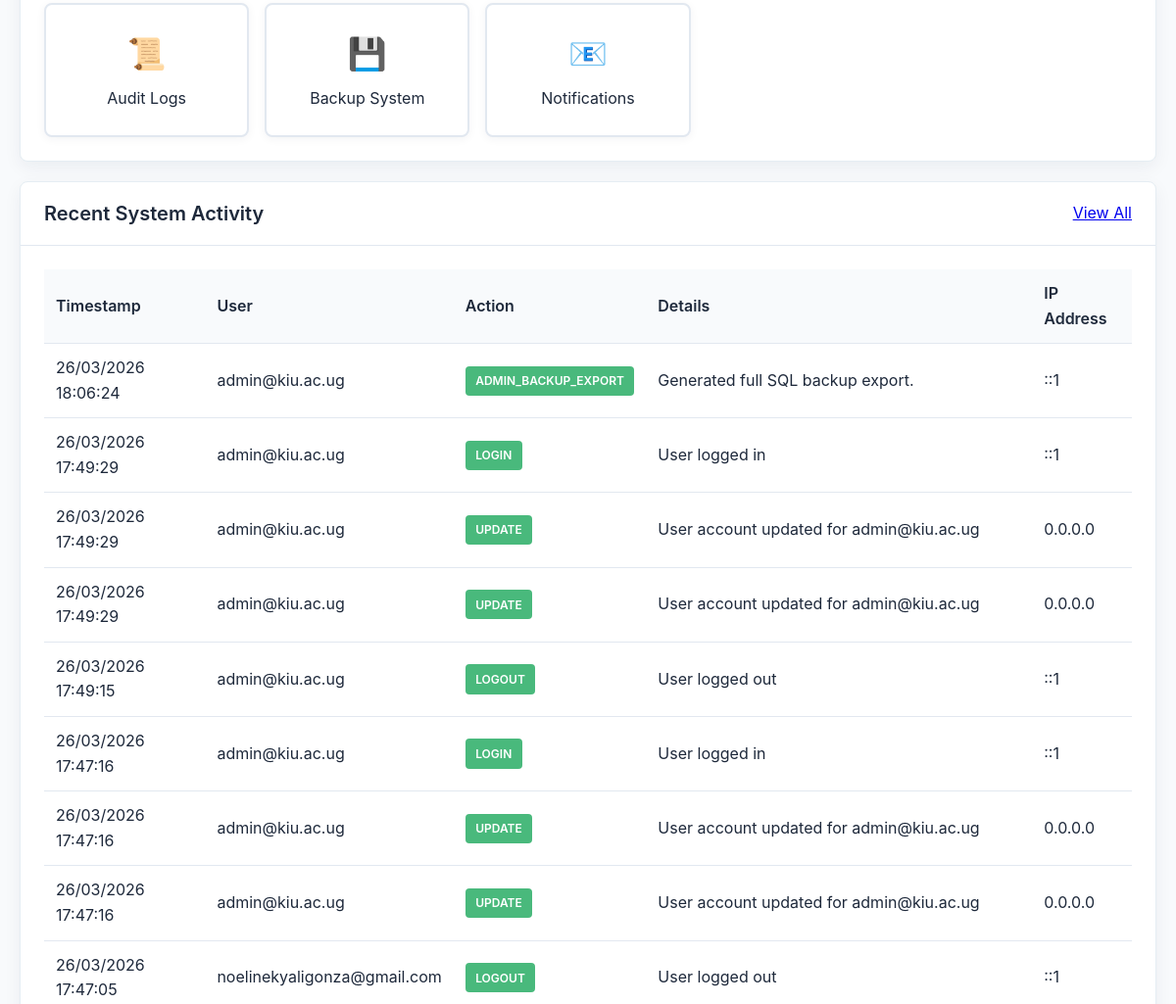
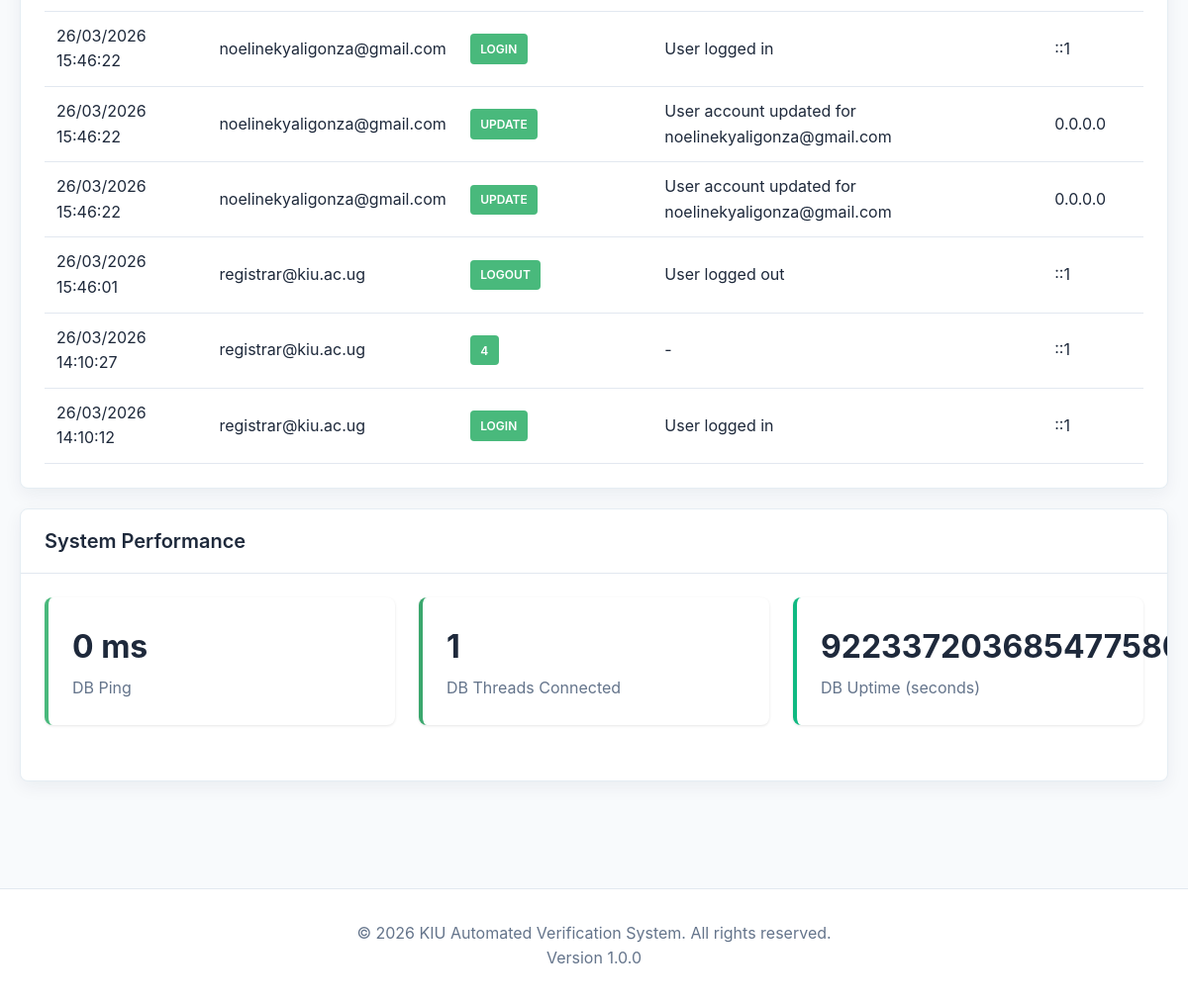
The page /modules/admin/dashboard.php (signed in, lower part) on the database as committed earlier (2 pictures, top to bottom).
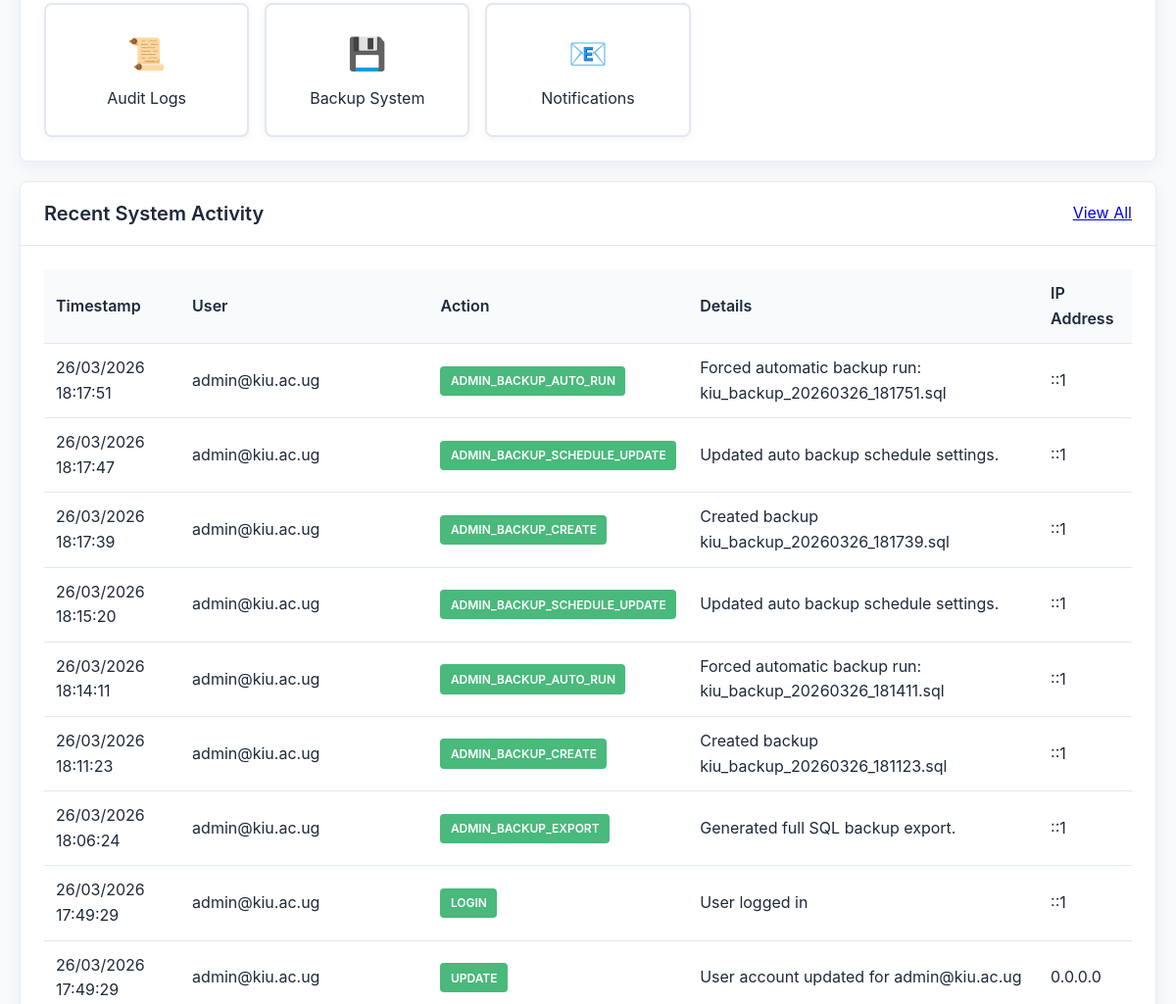
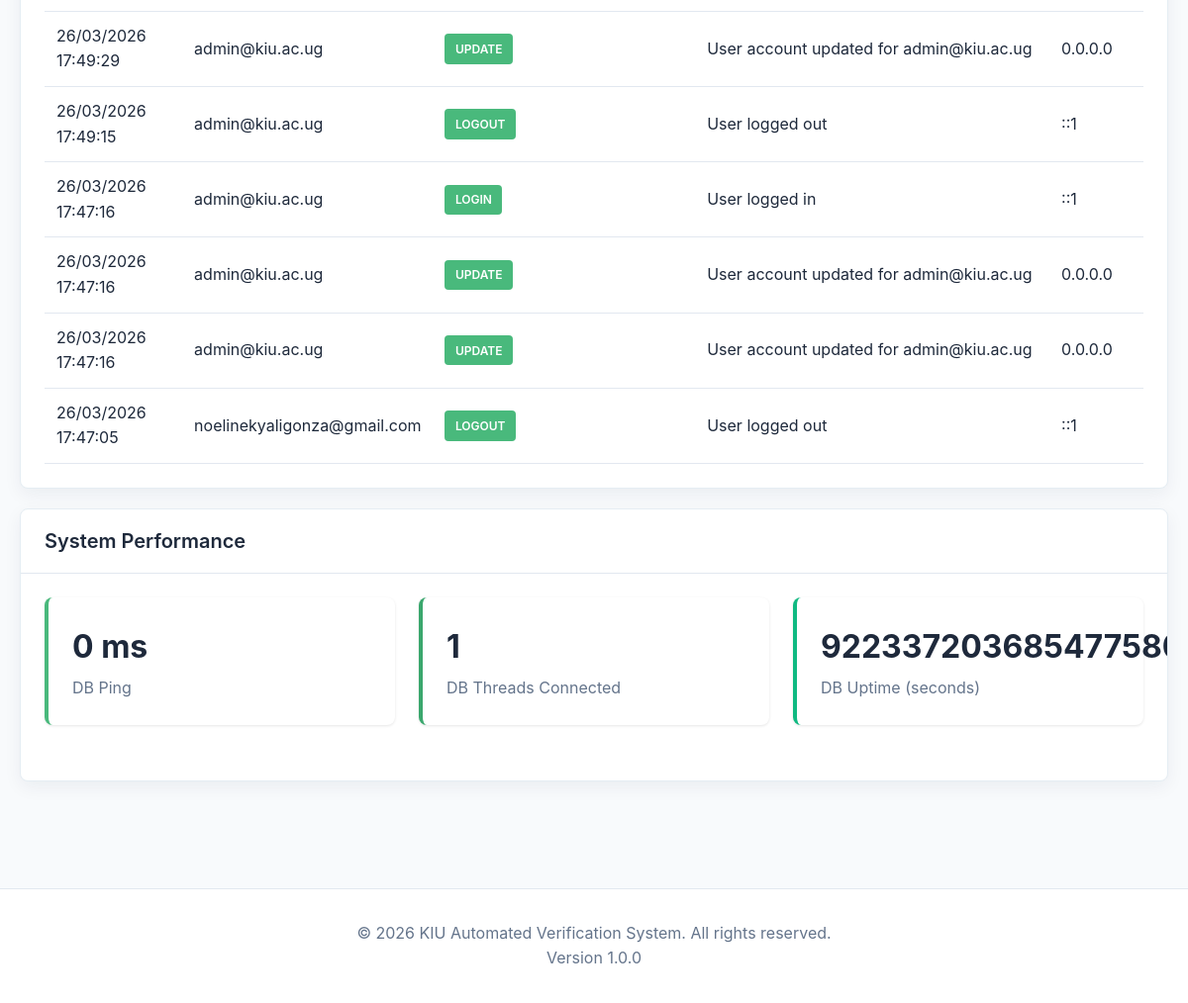
The same page on the database as committed later (2 pictures, top to bottom).
### tables this page shows
CREATE TABLE `audit_logs` (
  `log_id` bigint(20) unsigned NOT NULL AUTO_INCREMENT,
  `user_id` bigint(20) unsigned DEFAULT NULL COMMENT 'NULL for system-generated actions',
  `action` varchar(100) NOT NULL COMMENT 'e.g., CREATE, UPDATE, DELETE, LOGIN, LOGOUT',
  `table_name` varchar(100) DEFAULT NULL COMMENT 'Affected table',
  `record_id` bigint(20) unsigned DEFAULT NULL COMMENT 'Affected record ID',
  `old_value` longtext DEFAULT NULL COMMENT 'Previous state of record' CHECK (json_valid(`old_value`)),
  `new_value` longtext DEFAULT NULL COMMENT 'New state of record' CHECK (json_valid(`new_value`)),
  `changes_summary` text DEFAULT NULL COMMENT 'Human-readable summary of changes',
  `ip_address` varchar(45) NOT NULL COMMENT 'IPv4 or IPv6 address',
  `user_agent` text DEFAULT NULL COMMENT 'Browser/client user agent',
  `request_url` varchar(500) DEFAULT NULL COMMENT 'Request URL if applicable',
  `request_method` varchar(10) DEFAULT NULL COMMENT 'HTTP method (GET, POST, etc.)',
  `session_id` varchar(255) DEFAULT NULL COMMENT 'Session identifier',
  `severity` enum('info','warning','error','critical') DEFAULT 'info',
  `timestamp` timestamp(6) NOT NULL DEFAULT current_timestamp(6) COMMENT 'Microsecond precision',
  `created_at` timestamp NOT NULL DEFAULT current_timestamp(),
  PRIMARY KEY (`log_id`),
  KEY `idx_user_actions` (`user_id`,`timestamp`),
  KEY `idx_table_record` (`table_name`,`record_id`,`timestamp`),
  KEY `idx_action_timestamp` (`action`,`timestamp`),
  KEY `idx_severity` (`severity`,`timestamp`),
  CONSTRAINT `fk_audit_user` FOREIGN KEY (`user_id`) REFERENCES `users` (`user_id`) ON DELETE SET NULL ON UPDATE CASCADE
);

CREATE TABLE `users` (
  `user_id` bigint(20) unsigned NOT NULL AUTO_INCREMENT,
  `admission_number` varchar(50) NOT NULL COMMENT 'University admission number',
  `email` varchar(255) NOT NULL COMMENT 'User email address',
  `password_hash` varchar(255) NOT NULL COMMENT 'Bcrypt hashed password',
  `role` enum('student','finance_officer','registrar','admin') NOT NULL DEFAULT 'student',
  `mfa_enabled` tinyint(1) DEFAULT 0 COMMENT 'Multi-factor authentication status',
  `mfa_secret` varchar(255) DEFAULT NULL COMMENT 'TOTP secret for MFA',
  `email_verified_at` timestamp NULL DEFAULT NULL COMMENT 'Email verification timestamp',
  `last_login_at` timestamp NULL DEFAULT NULL COMMENT 'Last successful login',
  `login_attempts` tinyint(3) unsigned DEFAULT 0 COMMENT 'Failed login attempt counter',
  `locked_until` timestamp NULL DEFAULT NULL COMMENT 'Account lockout expiry time',
  `is_active` tinyint(1) DEFAULT 1 COMMENT 'Account active status',
  `created_at` timestamp NOT NULL DEFAULT current_timestamp(),
  `updated_at` timestamp NOT NULL DEFAULT current_timestamp() ON UPDATE current_timestamp(),
  PRIMARY KEY (`user_id`),
  UNIQUE KEY `admission_number` (`admission_number`),
  UNIQUE KEY `email` (`email`),
  KEY `idx_email` (`email`),
  KEY `idx_admission_number` (`admission_number`),
  KEY `idx_role` (`role`),
  KEY `idx_created_at` (`created_at`)
);

### includes/functions.php (called while the page is built, shortened)
<?php
function format_date($date, $format = DISPLAY_DATE_FORMAT) {
    return date($format, strtotime($date));
}

### modules/admin/dashboard.php (the view, shortened to what this page needs)
<?php
require_once '../../config/init.php';
$performance = [
    'db_time_ms' => null,
    'db_threads_connected' => null,
    'db_uptime_seconds' => null
];
try {
    $start = microtime(true);
    $db->query('SELECT 1')->fetchColumn();
    $performance['db_time_ms'] = round((microtime(true) - $start) * 1000, 2);
    $statusRows = $db->query("SHOW GLOBAL STATUS WHERE Variable_name IN ('Threads_connected','Uptime')")->fetchAll();
    foreach ($statusRows as $row) {
        if (($row['Variable_name'] ?? '') === 'Threads_connected') {
            $performance['db_threads_connected'] = (int)$row['Value'];
        }
        if (($row['Variable_name'] ?? '') === 'Uptime') {
            $performance['db_uptime_seconds'] = (int)$row['Value'];
        }
    }
} catch (Exception $e) {
}
$recent_activity = $db->query("
    SELECT al.*, u.email, u.admission_number
    FROM audit_logs al
    LEFT JOIN users u ON al.user_id = u.user_id
    ORDER BY al.timestamp DESC
    LIMIT 15
")->fetchAll();
include '../../includes/header.php';
?>
<div class="dashboard">
    <div class="card">
        <div class="card-body">
            <div class="quick-actions">
                <a href="audit_logs.php" class="action-btn">
                    <span class="action-icon">📜</span>
                    <span>Audit Logs</span>
                </a>
                <a href="backup.php" class="action-btn">
                    <span class="action-icon">💾</span>
                    <span>Backup System</span>
                </a>
                <a href="notifications.php" class="action-btn">
                    <span class="action-icon">📧</span>
                    <span>Notifications</span>
                </a>
            </div>
        </div>
    </div>
    <div class="card">
        <div class="card-header">
            <h3>Recent System Activity</h3>
            <a href="audit_logs.php">View All</a>
        </div>
        <div class="card-body">
            <div class="table-responsive">
                <table class="table table-sm">
                    <thead>
                        <tr>
                            <th>Timestamp</th>
                            <th>User</th>
                            <th>Action</th>
                            <th>Details</th>
                            <th>IP Address</th>
                        </tr>
                    </thead>
                    <tbody>
                        <?php foreach ($recent_activity as $activity): ?>
                            <tr>
                                <td><?php echo format_date($activity['timestamp'], DISPLAY_DATETIME_FORMAT); ?></td>
                                <td><?php echo htmlspecialchars($activity['email'] ?? 'System'); ?></td>
                                <td><span class="badge badge-info"><?php echo htmlspecialchars($activity['action']); ?></span></td>
                                <td><?php echo htmlspecialchars($activity['changes_summary'] ?? '-'); ?></td>
                                <td><?php echo htmlspecialchars($activity['ip_address']); ?></td>
                            </tr>
                        <?php endforeach; ?>
                    </tbody>
                </table>
            </div>
        </div>
    </div>
    <div class="card">
        <div class="card-header">
            <h3>System Performance</h3>
        </div>
        <div class="card-body">
            <div class="stats-grid">
                <div class="stat-card stat-info">
                    <div class="stat-content">
                        <h3><?php echo $performance['db_time_ms'] !== null ? htmlspecialchars((string)$performance['db_time_ms']) . ' ms' : 'N/A'; ?></h3>
                        <p>DB Ping</p>
                    </div>
                </div>
                <div class="stat-card stat-primary">
                    <div class="stat-content">
                        <h3><?php echo $performance['db_threads_connected'] !== null ? (int)$performance['db_threads_connected'] : 'N/A'; ?></h3>
                        <p>DB Threads Connected</p>
                    </div>
                </div>
                <div class="stat-card stat-success">
                    <div class="stat-content">
                        <h3><?php echo $performance['db_uptime_seconds'] !== null ? (int)$performance['db_uptime_seconds'] : 'N/A'; ?></h3>
                        <p>DB Uptime (seconds)</p>
                    </div>
                </div>
            </div>
        </div>
    </div>
</div>
<?php include '../../includes/footer.php'; ?>

Rows that differ between the two databases and show on the page:
no longer on this page (row unchanged): audit_logs: timestamp "26/03/2026 15:46:22", user.email "noelinekyaligonza@gmail.com", action "LOGIN", changes_summary "User logged in", ip_address "::1"
no longer on this page (row unchanged): audit_logs: timestamp "26/03/2026 15:46:22", user.email "noelinekyaligonza@gmail.com", action "UPDATE", changes_summary "User account updated for noelinekyaligonza@gmail.com", ip_address "0.0.0.0"
no longer on this page (row unchanged): audit_logs: timestamp "26/03/2026 15:46:22", user.email "noelinekyaligonza@gmail.com", action "UPDATE", changes_summary "User account updated for noelinekyaligonza@gmail.com", ip_address "0.0.0.0"
no longer on this page (row unchanged): audit_logs: timestamp "26/03/2026 15:46:01", user.email "registrar@kiu.ac.ug", action "LOGOUT", changes_summary "User logged out", ip_address "::1"
no longer on this page (row unchanged): audit_logs: timestamp "26/03/2026 14:10:27", user.email "registrar@kiu.ac.ug", action "4", changes_summary "-", ip_address "::1"
no longer on this page (row unchanged): audit_logs: timestamp "26/03/2026 14:10:12", user.email "registrar@kiu.ac.ug", action "LOGIN", changes_summary "User logged in", ip_address "::1"
added audit_logs: timestamp "26/03/2026 18:17:51", user.email "admin@kiu.ac.ug", action "ADMIN_BACKUP_AUTO_RUN", changes_summary "Forced automatic backup run: kiu_backup_20260326_181751.sql", ip_address "::1"
added audit_logs: timestamp "26/03/2026 18:17:47", user.email "admin@kiu.ac.ug", action "ADMIN_BACKUP_SCHEDULE_UPDATE", changes_summary "Updated auto backup schedule settings.", ip_address "::1"
added audit_logs: timestamp "26/03/2026 18:17:39", user.email "admin@kiu.ac.ug", action "ADMIN_BACKUP_CREATE", changes_summary "Created backup kiu_backup_20260326_181739.sql", ip_address "::1"
added audit_logs: timestamp "26/03/2026 18:15:20", user.email "admin@kiu.ac.ug", action "ADMIN_BACKUP_SCHEDULE_UPDATE", changes_summary "Updated auto backup schedule settings.", ip_address "::1"
added audit_logs: timestamp "26/03/2026 18:14:11", user.email "admin@kiu.ac.ug", action "ADMIN_BACKUP_AUTO_RUN", changes_summary "Forced automatic backup run: kiu_backup_20260326_181411.sql", ip_address "::1"
added audit_logs: timestamp "26/03/2026 18:11:23", user.email "admin@kiu.ac.ug", action "ADMIN_BACKUP_CREATE", changes_summary "Created backup kiu_backup_20260326_181123.sql", ip_address "::1"
